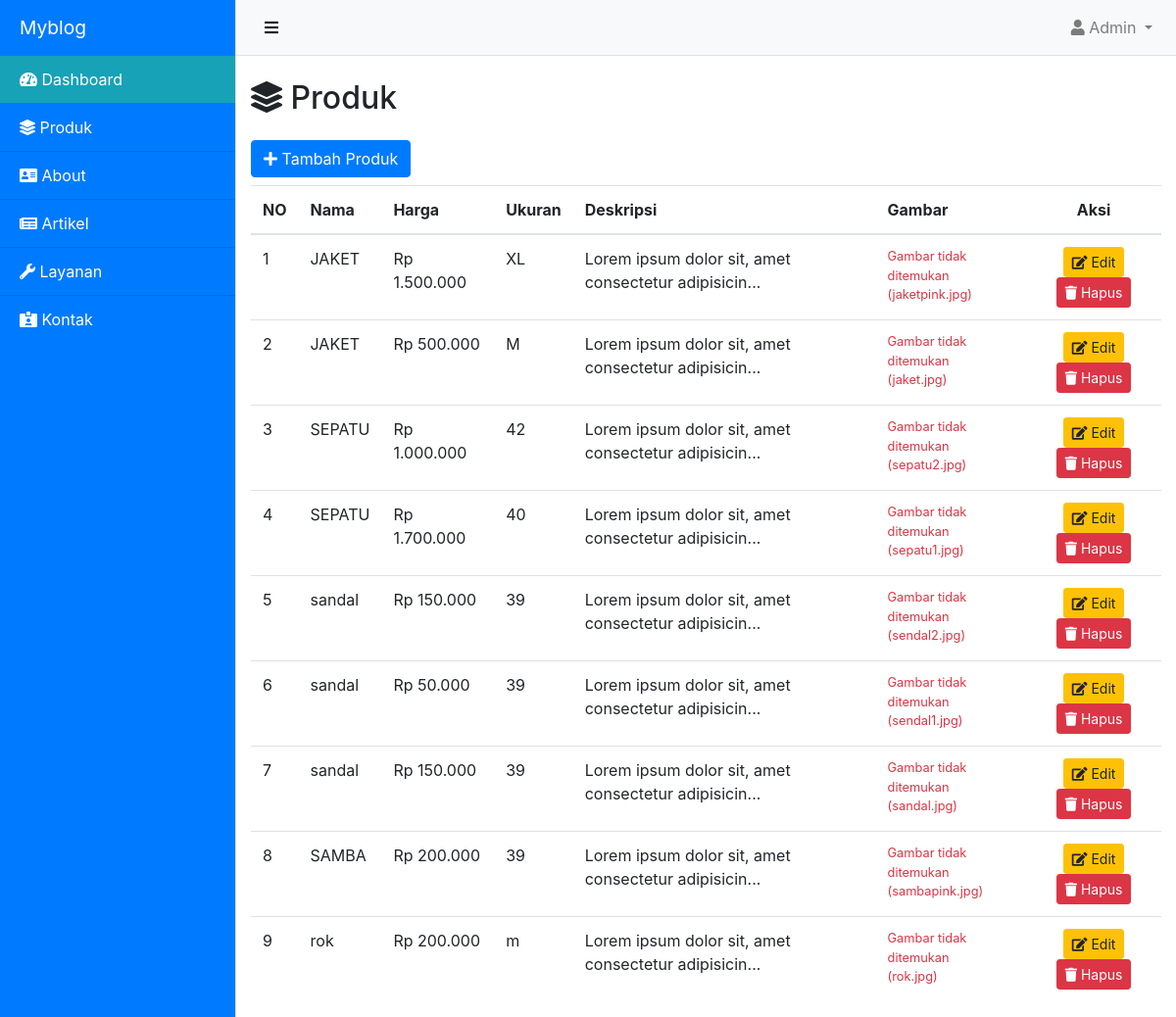
Page /admin/dashboard.php?module=produk&page=daftar-produk (signed in) on the committed database.
### tables this page shows
CREATE TABLE `produk` (
  `id` int NOT NULL,
  `nama` varchar(255) NOT NULL,
  `harga` int NOT NULL,
  `ukuran` varchar(255) NOT NULL,
  `deskripsi` text NOT NULL,
  `image` varchar(255) NOT NULL
);

### model/database.php (called while the page is built, shortened)
<?php
class Koneksi {
    public function getConnection() {
        $this->conn = mysqli_connect('localhost', 'root', '', 'db_mita');
        return $this->conn;
    }
}

### model/produk.php (called while the page is built, shortened)
<?php
    require_once('database.php');
    class Produk extends koneksi{
        private $conn;
        public function __construct(){
            $this->conn = $this->getConnection();
        }
        public function getAll(){
            $query = "SELECT * FROM produk ORDER BY id DESC";
            $result = $this->conn->query($query);
        return $result->fetch_all(MYSQLI_ASSOC);
        }
}

### admin/page/produk/daftar-produk.php (the view, shortened to what this page needs)
<h2 class="mt-4 mb-4"><i class="fas fa-layer-group"></i> Produk</h2>
<div class="row">
    <div class="col">
        <div class="mb-2">
            <button type="button" class="btn btn-primary" data-toggle="modal" data-target="#exampleModal"><i class="fa fa-plus"></i>
                Tambah Produk
            </button>
        </div>
        <table class="table table-hover">
            <thead>
                <tr>
                    <th>NO</th>
                    <th>Nama</th>
                    <th>Harga</th>
                    <th>Ukuran</th>
                    <th>Deskripsi</th>
                    <th>Gambar</th>
                    <th class="text-center">Aksi</th>
                </tr>
            </thead>
            <tbody>
                <?php
                    require_once("../model/produk.php");
                    $produk = new Produk();
                    $produkData = $produk->getAll();
                    $nomor = 1;
                    foreach($produkData as $row){
                ?>
                    <tr>
                        <td><?= $nomor++; ?></td>
                        <td><?= htmlspecialchars($row['nama']); ?></td>
                        <td>Rp <?= number_format($row['harga'], 0, ',', '.'); ?></td>
                        <td><?= htmlspecialchars($row['ukuran']); ?></td>
                        <td><?= htmlspecialchars(substr($row['deskripsi'], 0, 50)) . (strlen($row['deskripsi']) > 50 ? '...' : ''); ?></td>
                        <td>
                            <?php
                            $baseUrl = '/tpwdmita/admin/page/produk/images/';
                            $imageUrl = $baseUrl . $row['image'];
                            $fullPath = $_SERVER['DOCUMENT_ROOT'] . $imageUrl;
                            if(!empty($row['image']) && file_exists($fullPath)):
                            ?>
                                <img src="<?= $imageUrl ?>"
                                    alt="<?= htmlspecialchars($row['nama']) ?>"
                                    style="max-width: 100px; max-height: 100px;"
                                    onerror="this.onerror=null;this.src='/path/to/default-image.jpg'">
                            <?php else: ?>
                                <div class="text-danger small">
                                    Gambar tidak ditemukan<br>
                                    (<?= htmlspecialchars($row['image']) ?>)
                                </div>
                            <?php endif; ?>
                        </td>
                        <td class="text-center">
                            <a href="page/produk/edit-produk.php?id=<?= $row['id']; ?>" class="btn btn-sm btn-warning">
                                <i class="fa fa-edit"></i> Edit
                            </a>
                            <a href="page/produk/hapus-produk.php?id=<?= $row['id']; ?>" class="btn btn-sm btn-danger" onclick="return confirm('Yakin ingin menghapus?')">
                                <i class="fa fa-trash"></i> Hapus
                            </a>
                        </td>
                    </tr>
                <?php
                    }
                ?>
            </tbody>
        </table>
    </div>
</div>

### assets/css/simple-sidebar.css (style rules this page uses)
body { overflow-x: hidden; }

### rows in the picture
produk: nama "JAKET", harga "1.500.000", ukuran "XL", deskripsi "Lorem ipsum dolor sit, amet consectetur adipisicin", image "jaketpink.jpg"
produk: nama "JAKET", harga "500.000", ukuran "M", deskripsi "Lorem ipsum dolor sit, amet consectetur adipisicin", image "jaket.jpg"
produk: nama "SEPATU", harga "1.000.000", ukuran "42", deskripsi "Lorem ipsum dolor sit, amet consectetur adipisicin", image "sepatu2.jpg"
produk: nama "SEPATU", harga "1.700.000", ukuran "40", deskripsi "Lorem ipsum dolor sit, amet consectetur adipisicin", image "sepatu1.jpg"
produk: nama "sandal", harga "150.000", ukuran "39", deskripsi "Lorem ipsum dolor sit, amet consectetur adipisicin", image "sendal2.jpg"
produk: nama "sandal", harga "50.000", ukuran "39", deskripsi "Lorem ipsum dolor sit, amet consectetur adipisicin", image "sendal1.jpg"
produk: nama "sandal", harga "150.000", ukuran "39", deskripsi "Lorem ipsum dolor sit, amet consectetur adipisicin", image "sandal.jpg"
produk: nama "SAMBA", harga "200.000", ukuran "39", deskripsi "Lorem ipsum dolor sit, amet consectetur adipisicin", image "sambapink.jpg"
produk: nama "rok", harga "200.000", ukuran "m", deskripsi "Lorem ipsum dolor sit, amet consectetur adipisicin", image "rok.jpg"
